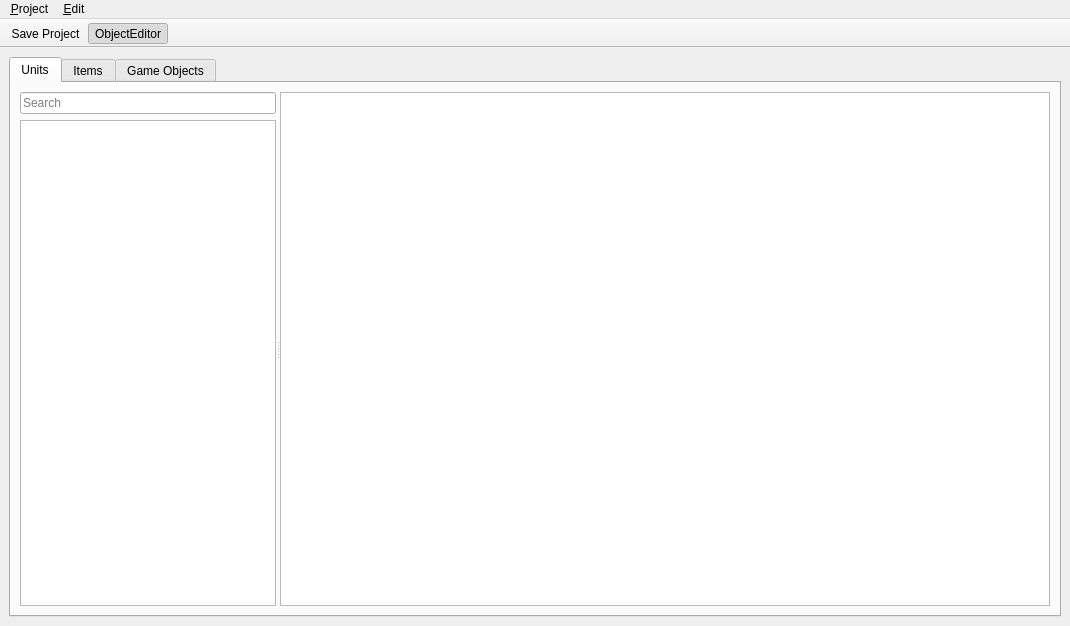
<?xml version="1.0" encoding="UTF-8"?>
<ui version="4.0">
 <class>ObjectEditor</class>
 <widget class="QMainWindow" name="ObjectEditor">
  <property name="geometry">
   <rect>
    <x>0</x>
    <y>0</y>
    <width>1070</width>
    <height>626</height>
   </rect>
  </property>
  <property name="windowTitle">
   <string>Object Editor</string>
  </property>
  <property name="windowIcon">
   <iconset resource="../qrc/editor.qrc">
    <normaloff>:/ico101.ico</normaloff>:/ico101.ico</iconset>
  </property>
  <property name="unifiedTitleAndToolBarOnMac">
   <bool>true</bool>
  </property>
  <widget class="QWidget" name="centralwidget">
   <layout class="QVBoxLayout" name="verticalLayout">
    <property name="leftMargin">
     <number>9</number>
    </property>
    <property name="topMargin">
     <number>9</number>
    </property>
    <property name="rightMargin">
     <number>9</number>
    </property>
    <property name="bottomMargin">
     <number>9</number>
    </property>
    <item>
     <widget class="QTabWidget" name="tabWidget">
      <property name="tabPosition">
       <enum>QTabWidget::North</enum>
      </property>
      <property name="tabShape">
       <enum>QTabWidget::Rounded</enum>
      </property>
      <property name="currentIndex">
       <number>0</number>
      </property>
      <property name="usesScrollButtons">
       <bool>true</bool>
      </property>
      <property name="documentMode">
       <bool>false</bool>
      </property>
      <property name="tabsClosable">
       <bool>false</bool>
      </property>
      <widget class="QWidget" name="unitsTab">
       <attribute name="icon">
        <iconset resource="../qrc/editor.qrc">
         <normaloff>:/Units.png</normaloff>:/Units.png</iconset>
       </attribute>
       <attribute name="title">
        <string>Units</string>
       </attribute>
       <layout class="QVBoxLayout" name="verticalLayout_3">
        <item>
         <widget class="QSplitter" name="splitter">
          <property name="orientation">
           <enum>Qt::Horizontal</enum>
          </property>
          <widget class="QWidget" name="layoutWidget">
           <layout class="QVBoxLayout" name="verticalLayout_2">
            <item>
             <widget class="QLineEdit" name="lineEdit">
              <property name="placeholderText">
               <string>Search</string>
              </property>
              <property name="clearButtonEnabled">
               <bool>true</bool>
              </property>
             </widget>
            </item>
            <item>
             <widget class="QTreeWidget" name="unitsTreeWidget">
              <property name="sizePolicy">
               <sizepolicy hsizetype="Expanding" vsizetype="Expanding">
                <horstretch>0</horstretch>
                <verstretch>0</verstretch>
               </sizepolicy>
              </property>
              <property name="contextMenuPolicy">
               <enum>Qt::ActionsContextMenu</enum>
              </property>
              <property name="alternatingRowColors">
               <bool>true</bool>
              </property>
              <property name="indentation">
               <number>0</number>
              </property>
              <property name="wordWrap">
               <bool>false</bool>
              </property>
              <attribute name="headerVisible">
               <bool>false</bool>
              </attribute>
              <column>
               <property name="text">
                <string notr="true">1</string>
               </property>
              </column>
             </widget>
            </item>
           </layout>
          </widget>
          <widget class="QTreeView" name="unitPropertyWidget">
           <property name="sizePolicy">
            <sizepolicy hsizetype="Expanding" vsizetype="Expanding">
             <horstretch>1</horstretch>
             <verstretch>0</verstretch>
            </sizepolicy>
           </property>
           <property name="alternatingRowColors">
            <bool>true</bool>
           </property>
           <property name="indentation">
            <number>0</number>
           </property>
           <property name="expandsOnDoubleClick">
            <bool>false</bool>
           </property>
          </widget>
         </widget>
        </item>
       </layout>
      </widget>
      <widget class="QWidget" name="tab_2">
       <attribute name="icon">
        <iconset resource="../qrc/editor.qrc">
         <normaloff>:/Items.png</normaloff>:/Items.png</iconset>
       </attribute>
       <attribute name="title">
        <string>Items</string>
       </attribute>
      </widget>
      <widget class="QWidget" name="tab">
       <attribute name="title">
        <string>Game Objects</string>
       </attribute>
      </widget>
     </widget>
    </item>
   </layout>
  </widget>
  <widget class="QMenuBar" name="menubar">
   <property name="geometry">
    <rect>
     <x>0</x>
     <y>0</y>
     <width>1070</width>
     <height>22</height>
    </rect>
   </property>
   <widget class="QMenu" name="menu_Project">
    <property name="title">
     <string>&amp;Project</string>
    </property>
    <addaction name="actionSave"/>
   </widget>
   <widget class="QMenu" name="menu_Edit">
    <property name="title">
     <string>&amp;Edit</string>
    </property>
   </widget>
   <addaction name="menu_Project"/>
   <addaction name="menu_Edit"/>
  </widget>
  <widget class="QToolBar" name="toolBar">
   <property name="windowTitle">
    <string>toolBar</string>
   </property>
   <property name="movable">
    <bool>false</bool>
   </property>
   <property name="iconSize">
    <size>
     <width>16</width>
     <height>16</height>
    </size>
   </property>
   <property name="floatable">
    <bool>false</bool>
   </property>
   <attribute name="toolBarArea">
    <enum>TopToolBarArea</enum>
   </attribute>
   <attribute name="toolBarBreak">
    <bool>false</bool>
   </attribute>
   <addaction name="actionSave"/>
   <addaction name="actionObjectEditor"/>
  </widget>
  <action name="actionObjectEditor">
   <property name="checkable">
    <bool>true</bool>
   </property>
   <property name="checked">
    <bool>true</bool>
   </property>
   <property name="icon">
    <iconset resource="../qrc/editor.qrc">
     <normaloff>:/Units.png</normaloff>:/Units.png</iconset>
   </property>
   <property name="text">
    <string>ObjectEditor</string>
   </property>
  </action>
  <action name="actionCreateUnit">
   <property name="text">
    <string>Create New Unit</string>
   </property>
  </action>
  <action name="actionRemoveUnit">
   <property name="text">
    <string>Remove Unit</string>
   </property>
  </action>
  <action name="actionSave">
   <property name="icon">
    <iconset resource="../qrc/editor.qrc">
     <normaloff>:/Save.png</normaloff>:/Save.png</iconset>
   </property>
   <property name="text">
    <string>Save Project</string>
   </property>
   <property name="shortcut">
    <string>Ctrl+S</string>
   </property>
  </action>
 </widget>
 <resources>
  <include location="../qrc/editor.qrc"/>
 </resources>
 <connections/>
</ui>
